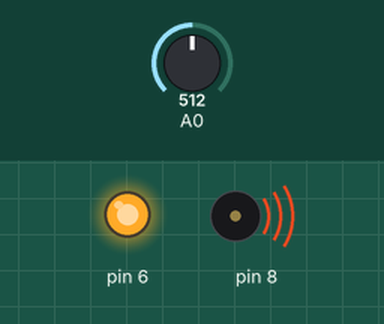
Simulated run of this sketch. Board: Arduino Uno, built with avr-gcc and run on an emulated ATmega328P. On the bench: output pins drawn as LEDs (lit = HIGH), buzzer (waves = sounding). The inputs (shaded band) are chosen by the test bench; at power-on: A0 = 512. What the sketch prints to the serial monitor is not drawn.

Above: at 0.4 s.
At 2.3 s:
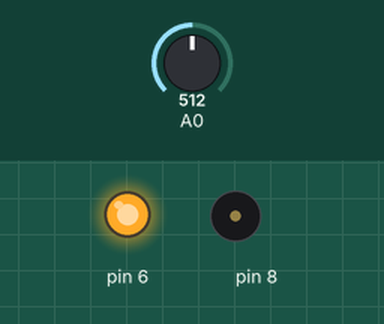
Timing chart, 0 to 3.8 s (numbered marks = the images above):
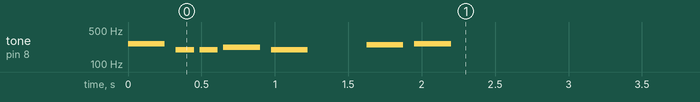

Measured:
- by itself, tone on pin 8: plays 262 Hz for 0.25 s, 196 Hz for 0.13 s, 196 Hz for 0.13 s, 220 Hz for 0.25 s, 196 Hz for 0.25 s, 247 Hz for 0.25 s … (7 notes in this stretch)

The sketch:

invisible_wire.ino
```cpp
 #include "pitches.h"
 int val = 0;
 int rst = 1;
int melody[] = {
  NOTE_C4, NOTE_G3,NOTE_G3, NOTE_A3, NOTE_G3,0, NOTE_B3, NOTE_C4};

// note durations: 4 = quarter note, 8 = eighth note, etc.:
int noteDurations[] = {
  4, 8, 8, 4,4,4,4,4 };

void setup() {
  // put your setup code here, to run once:
  pinMode(6,OUTPUT);
  digitalWrite(6,HIGH);
  Serial.begin(9600);
}

void loop() {
  // put your main code here, to run repeatedly:
  val = analogRead(0);
  if (val < 700){
    Serial.println(val);
    fail();
    while (analogRead(0)<700) {}
  }
}

void fail() {
  // iterate over the notes of the melody:
  for (int thisNote = 0; thisNote < 8; thisNote++) {

    // to calculate the note duration, take one second
    // divided by the note type.
    //e.g. quarter note = 1000 / 4, eighth note = 1000/8, etc.
    int noteDuration = 1000/noteDurations[thisNote];
    tone(8, melody[thisNote],noteDuration);

    // to distinguish the notes, set a minimum time between them.
    // the note's duration + 30% seems to work well:
    int pauseBetweenNotes = noteDuration * 1.30;
    delay(pauseBetweenNotes);
    // stop the tone playing:
    noTone(8);
  }
}
```
